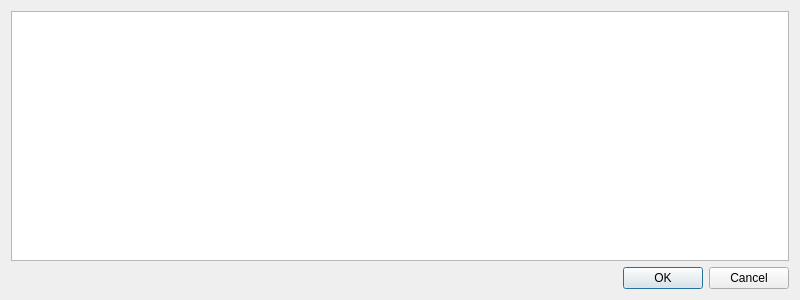
<?xml version="1.0" encoding="UTF-8"?>
<ui version="4.0">
 <class>MapBase</class>
 <widget class="QDialog" name="MapBase">
  <property name="geometry">
   <rect>
    <x>0</x>
    <y>0</y>
    <width>800</width>
    <height>300</height>
   </rect>
  </property>
  <property name="windowTitle">
   <string>Socrata</string>
  </property>
  <layout class="QVBoxLayout" name="verticalLayout">
   <item>
    <widget class="QListWidget" name="listWidget"/>
   </item>
   <item>
    <widget class="QDialogButtonBox" name="button_box">
     <property name="orientation">
      <enum>Qt::Horizontal</enum>
     </property>
     <property name="standardButtons">
      <set>QDialogButtonBox::Cancel|QDialogButtonBox::Ok</set>
     </property>
    </widget>
   </item>
  </layout>
 </widget>
 <resources/>
 <connections>
  <connection>
   <sender>button_box</sender>
   <signal>accepted()</signal>
   <receiver>MapBase</receiver>
   <slot>accept()</slot>
   <hints>
    <hint type="sourcelabel">
     <x>20</x>
     <y>20</y>
    </hint>
    <hint type="destinationlabel">
     <x>20</x>
     <y>20</y>
    </hint>
   </hints>
  </connection>
  <connection>
   <sender>button_box</sender>
   <signal>rejected()</signal>
   <receiver>MapBase</receiver>
   <slot>reject()</slot>
   <hints>
    <hint type="sourcelabel">
     <x>20</x>
     <y>20</y>
    </hint>
    <hint type="destinationlabel">
     <x>20</x>
     <y>20</y>
    </hint>
   </hints>
  </connection>
 </connections>
</ui>
